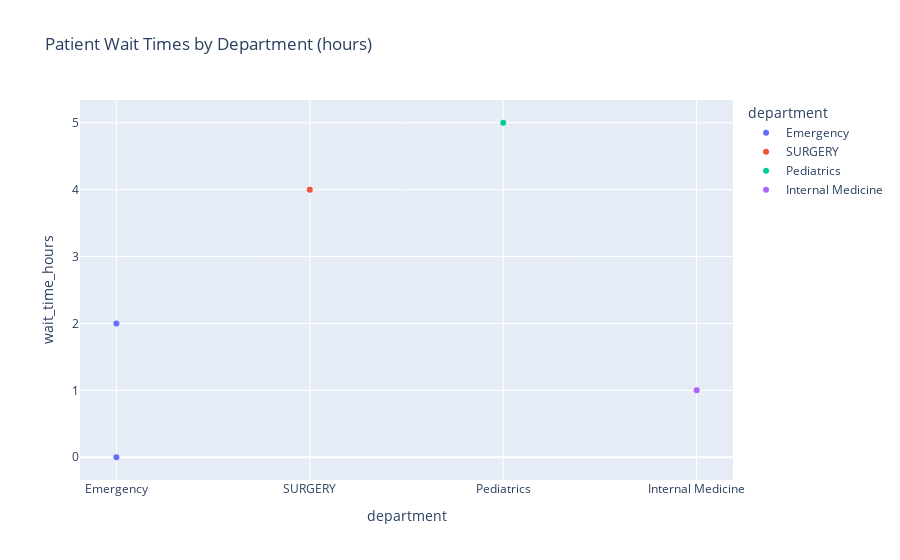

Source (notebook cell):
### Markdown cell above
***- Create at least one meaningful visualization:***

### Code cell
fig = px.scatter(df,x='department',y='wait_time_hours',title='Patient Wait Times by Department (hours)',color='department')
fig

### Figure 1 — Plotly figure (JSON) as saved in the notebook; plotly's stock layout.template omitted (floating-point values rounded to 4 significant figures)
{"data": [{"hovertemplate": "department=%{x}<br>wait_time_hours=%{y}<extra></extra>", "legendgroup": "Emergency", "marker": {"color": "#636efa", "symbol": "circle"}, "mode": "markers", "name": "Emergency", "orientation": "v", "showlegend": true, "type": "scatter", "x": ["Emergency", "Emergency"], "xaxis": "x", "y": [0.0, 2.0], "yaxis": "y"}, {"hovertemplate": "department=%{x}<br>wait_time_hours=%{y}<extra></extra>", "legendgroup": "SURGERY", "marker": {"color": "#EF553B", "symbol": "circle"}, "mode": "markers", "name": "SURGERY", "orientation": "v", "showlegend": true, "type": "scatter", "x": ["SURGERY"], "xaxis": "x", "y": [4.0], "yaxis": "y"}, {"hovertemplate": "department=%{x}<br>wait_time_hours=%{y}<extra></extra>", "legendgroup": "Pediatrics", "marker": {"color": "#00cc96", "symbol": "circle"}, "mode": "markers", "name": "Pediatrics", "orientation": "v", "showlegend": true, "type": "scatter", "x": ["Pediatrics"], "xaxis": "x", "y": [5.0], "yaxis": "y"}, {"hovertemplate": "department=%{x}<br>wait_time_hours=%{y}<extra></extra>", "legendgroup": "Internal Medicine", "marker": {"color": "#ab63fa", "symbol": "circle"}, "mode": "markers", "name": "Internal Medicine", "orientation": "v", "showlegend": true, "type": "scatter", "x": ["Internal Medicine"], "xaxis": "x", "y": [1.0], "yaxis": "y"}], "layout": {"legend": {"title": {"text": "department"}, "tracegroupgap": 0}, "title": {"text": "Patient Wait Times by Department (hours)"}, "xaxis": {"anchor": "y", "categoryarray": ["Emergency", "SURGERY", "Pediatrics", "Internal Medicine"], "categoryorder": "array", "domain": [0, 1], "title": {"text": "department"}}, "yaxis": {"anchor": "x", "domain": [0, 1], "title": {"text": "wait_time_hours"}}}}
